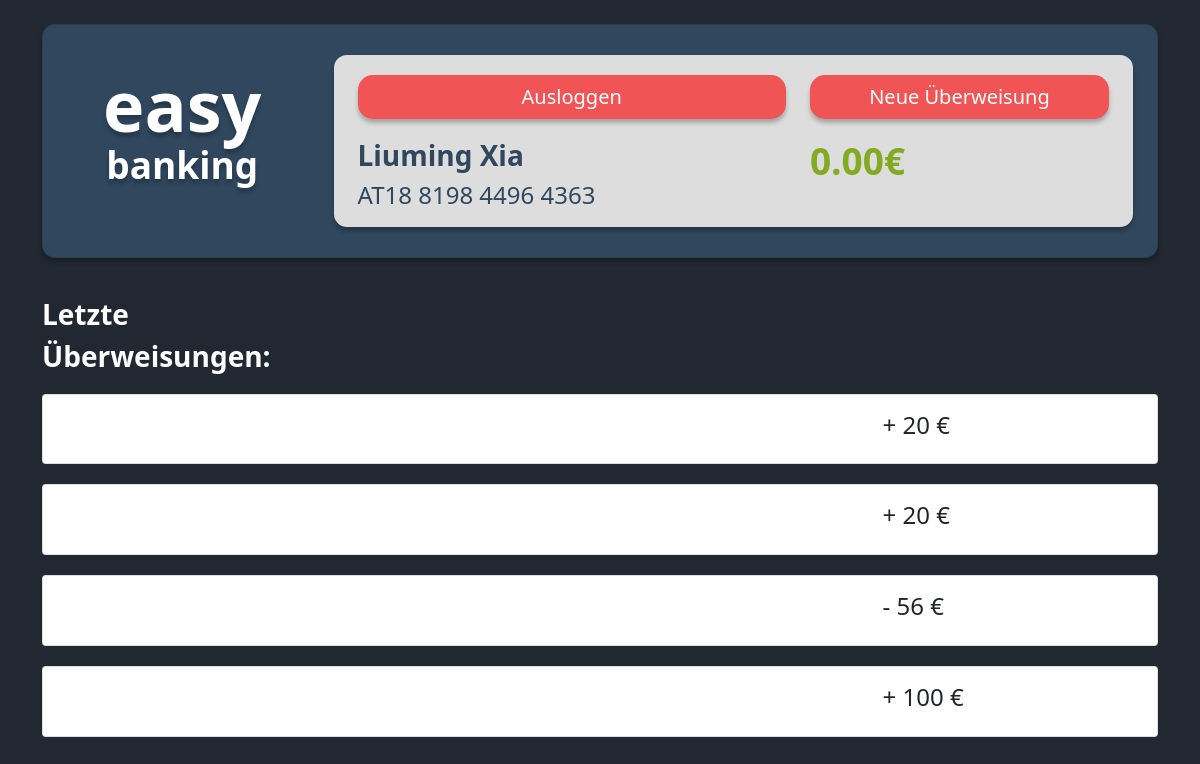
The page /index.php (signed in) on the database as committed earlier.
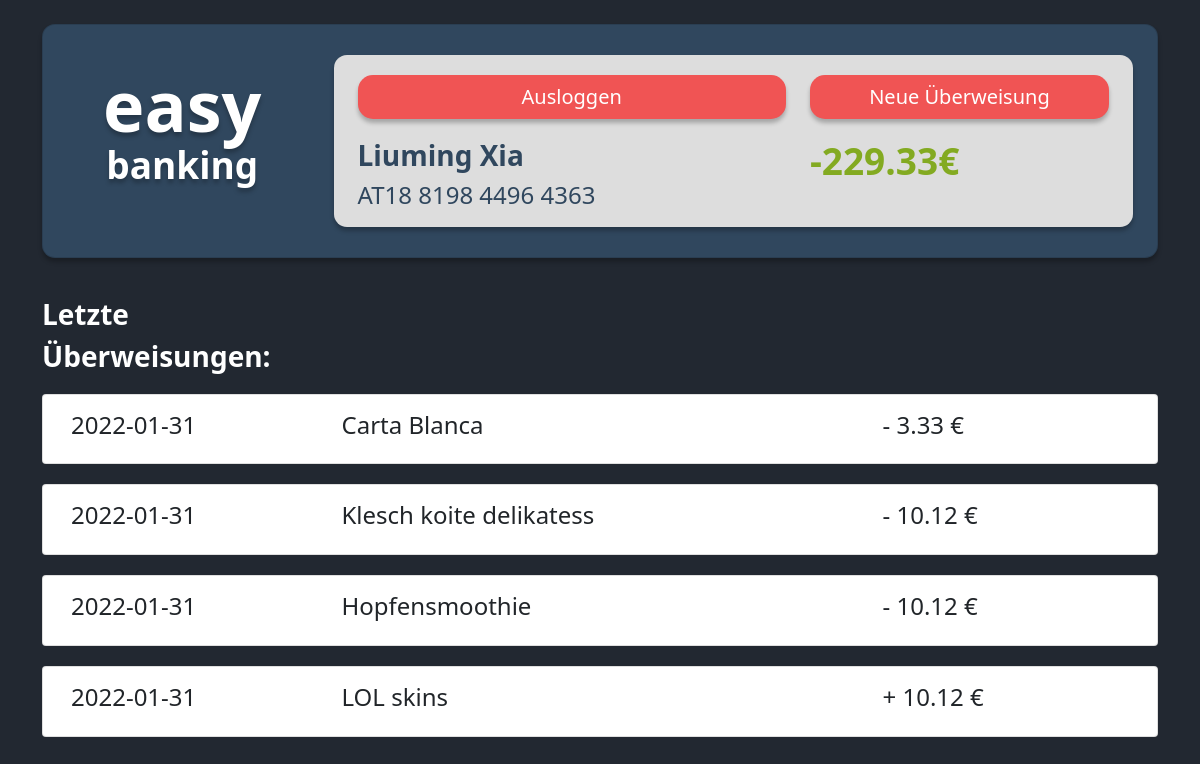
The same page on the database as committed later.
### tables this page shows
CREATE TABLE `kunde` (
  `id` int(11) NOT NULL,
  `vorname` varchar(255) NOT NULL,
  `nachname` varchar(255) NOT NULL,
  `email` varchar(255) NOT NULL,
  `passwort` varchar(255) NOT NULL,
  `kontostand` decimal(10,2) NOT NULL,
  `iban` varchar(255) NOT NULL,
  `bic` varchar(255) NOT NULL
);

CREATE TABLE `transaktionen` (
  `id` int(11) NOT NULL,
  `betrag` decimal(10,2) NOT NULL,
  `sender_id` int(11) NOT NULL,
  `empfaenger_id` int(11) NOT NULL,
  `bic` varchar(256) NOT NULL,
  `zweck` varchar(256) NOT NULL,
  `zeitstempel` date DEFAULT NULL
);

### lib/database.php (called while the page is built, shortened)
<?php
$server = "localhost";
$user = "root";
$pass = "";
$dbname = "ebanking";
$db = new mysqli($server, $user, $pass, $dbname);
function fetchAll($email, $db)
{
    $mysqli = $db->prepare("SELECT * FROM kunde WHERE email = ?");
    $mysqli->bind_param("s", $email);
    $mysqli->execute();
    $result = $mysqli->get_result();
    $assocresult = $result->fetch_assoc();
    return $assocresult;
}
function displayIban($iban, $db)
{
    $nIban = substr($iban, 0, 4) . " " . substr($iban, 4, 4) . " " . substr($iban, 8, 4) . " " . substr($iban, 12, 4);
    return $nIban;
}
function displayName($vName, $nName)
{
    $name = $vName . " " . $nName;
    return $name;
}
function getTransaktionenById($id)
{
    global $db;
    $mysqli = $db->prepare("SELECT sender_id, zeitstempel, zweck, betrag FROM transaktionen WHERE sender_id = ? OR empfaenger_id = ?");
    $mysqli->bind_param("ii", $id, $id);
    $mysqli->execute();
    $result = $mysqli->get_result();
    $transaktionen = $result->fetch_all();
    return $transaktionen;
}

### index.php (the view, shortened to what this page needs)
<?php
require_once 'lib/database.php';
?>
<!DOCTYPE html>
<html lang="en">
<head>
    <link rel="stylesheet" href="css/style.css">
    <link href="https://cdn.jsdelivr.net/npm/bootstrap@5.1.1/dist/css/bootstrap.min.css" rel="stylesheet">
</head>
<body>
    <?php
    $email = $_SESSION['login'];
    $user = fetchAll($email, $db);
    $id = $user['id'];
    $kontostand = $user['kontostand'];
    $displayName = displayName($user['vorname'], $user['nachname']);
    $displayIban = displayIban($user['iban'], $db);
    if (!isset($_SESSION['login'])) {
        header("Location: login.php");
        exit;
    } else {
    ?>
        <div class="container">
            <div class="card" id="headerCard">
                <div class="container">
                    <div class="row">
                        <div class="col-md-3 col-sm-12 text-center" id="logoBox">
                            <h1>easy</h1>
                            <h2>banking</h2>
                        </div>
                        <div class="col-md-9  col-sm-12">
                            <div id="userBox">
                                <div class="container">
                                    <div class="row">
                                        <div class="col-md-7  col-sm-12 ">
                                            <form action="index.php" method="POST">
                                                <button id="button" name="signout" type="submit" class="btn">Ausloggen</button>
                                            </form>
                                        </div>
                                        <div class="col-md-5  col-sm-12 ">
                                            <a id="button" class="btn" href="transfer.php" role="button">Neue Überweisung</a>
                                        </div>
                                    </div>
                                    <div class="row" id="userData">
                                        <div class="col-md-7  col-sm-12 ">
                                            <h3><?php echo $displayName; ?></h3>
                                            <h4><?php echo $displayIban; ?></h4>
                                        </div>
                                        <div class="col-md-5  col-sm-12 ">
                                            <h2 id="moneySum"><?php echo $kontostand . "€"; ?></h2>
                                        </div>
                                    </div>
                                </div>
                            </div>
                        </div>
                    </div>
                </div>
            </div>
            <div>
                <div id="transactionList">
                    <h3>Letzte</h3>
                    <h3>Überweisungen:</h3>
                </div>
                <?php
                $transaktionen = getTransaktionenById($id);
                foreach ($transaktionen as &$transaktion) {
                    if($transaktion['0']==$id){
                        $transaktion['3'] = "- " . $transaktion['3'];
                    }
                    else{
                        $transaktion['3'] = "+ " . $transaktion['3'];
                    }
                ?>
                <div class="card">
                    <div class="card-body">
                        <div class="container">
                            <div class="row">
                                <div class="col-3">
                                    <h4><?php echo $transaktion['1']; ?></h4>
                                </div>
                                <div class="col-6">
                                    <h4><?php echo  $transaktion['2']; ?></h4>
                                </div>
                                <div class="col-3">
                                    <h4><?php echo  $transaktion['3']; ?> €</h4>
                                </div>
                            </div>
                        </div>
                    </div>
                </div>
                <?php
                }
                ?>
            </div>
        </div>
    <?php
    }
    ?>
</body>
</html>

### css/style.css (style rules this page uses)
body { background-color: #222831 !important; }
#headerCard { margin-top: 3vh; background: #30475E; box-shadow: 0px 4px 4px rgba(0, 0, 0, 0.25); border-radius: 13px; padding-bottom: 30px; }
h1 { font-weight: bold !important; font-size: 70px !important; line-height: 60px !important; text-shadow: 0px 4px 4px rgba(0, 0, 0, 0.25); }
h2 { font-weight: bold !important; font-size: 37px !important; color: white; text-shadow: 0px 4px 4px rgba(0, 0, 0, 0.25); }
h3 { font-weight: bold !important; }
#logoBox { color: white; margin-top: 50px; }
#userBox { margin-top: 30px; color: #30475E; margin-right: 1vw; background: #DDDDDD; box-shadow: 0px 4px 4px rgba(0, 0, 0, 0.25); border-radius: 13px; padding-bottom: 10px; }
#button { width: 100%; font-size: 20px !important; background-color: #F05454 !important; color: white !important; margin-top: 20px !important; box-shadow: 0px 4px 4px rgba(0, 0, 0, 0.25); border-radius: 15px; }
#moneySum { color: #83AA21; text-shadow: none; }
#userData { margin-top: 20px; }
#transactionList { margin-top: 5vh; color: white !important; }
.card { margin-top: 20px; }
a { display: block; text-align: center; margin-top: 10px; }

Rows that differ between the two databases and show on the page:
removed transaktionen: 3 "+ 20"
removed transaktionen: 3 "+ 20"
removed transaktionen: 3 "- 56"
removed transaktionen: 3 "+ 100"
changed kunde "Liuming Xia": kontostand "0.00" → "-229.33"
added transaktionen: zeitstempel "2022-01-31", zweck "Carta Blanca", 3 "- 3.33"
added transaktionen: zeitstempel "2022-01-31", zweck "Klesch koite delikatess", 3 "- 10.12"
added transaktionen: zeitstempel "2022-01-31", zweck "Hopfensmoothie", 3 "- 10.12"
added transaktionen: zeitstempel "2022-01-31", zweck "LOL skins", 3 "+ 10.12"
